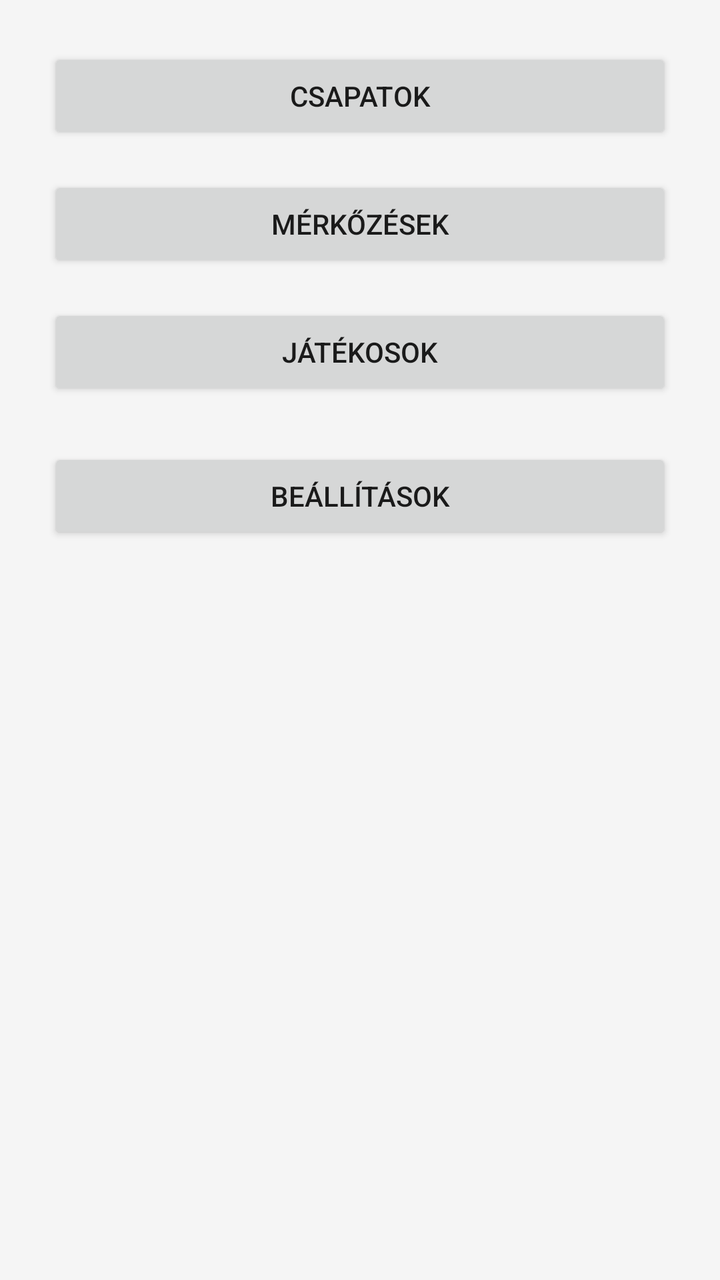
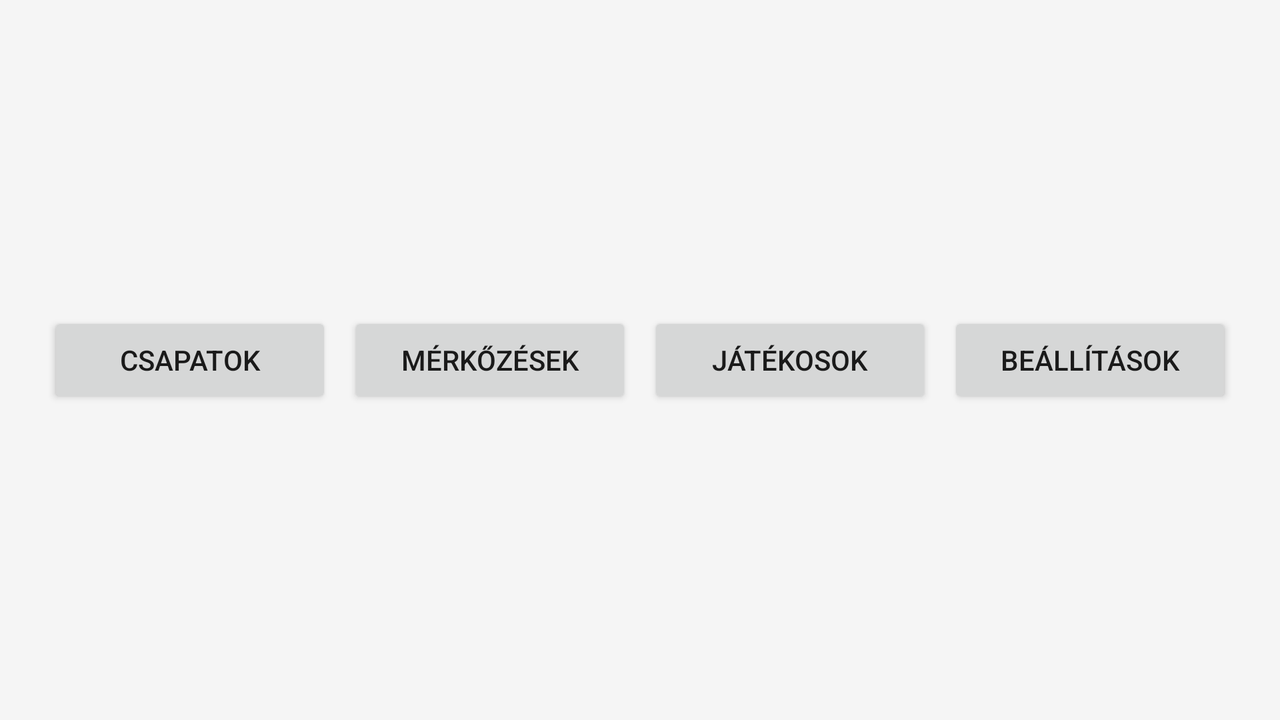

The same Android screen from two of the app's own layout files: first res/layout/ as a phone draws it, then the author's variant for another configuration, drawn on a device whose configuration selects that folder. Both files follow.
<!-- AndroidManifest.xml: application theme Theme.Waterpolo -->
<!-- res/layout/activity_main.xml -->
<?xml version="1.0" encoding="utf-8"?>
<LinearLayout xmlns:android="http://schemas.android.com/apk/res/android"
    android:layout_width="match_parent"
    android:layout_height="match_parent"
    android:orientation="vertical"
    android:padding="24dp">

    <Button
        android:id="@+id/btnTeams"
        android:layout_width="match_parent"
        android:layout_height="wrap_content"
        android:text="Csapatok" />

    <Button
        android:id="@+id/btnMatches"
        android:layout_width="match_parent"
        android:layout_height="wrap_content"
        android:layout_marginTop="16dp"
        android:text="Mérkőzések" />

    <Button
        android:id="@+id/btnPlayers"
        android:layout_width="match_parent"
        android:layout_height="wrap_content"
        android:layout_marginTop="16dp"
        android:text="Játékosok" />

    <Button
        android:id="@+id/btnSettings"
        android:layout_width="match_parent"
        android:layout_height="wrap_content"
        android:text="Beállítások"
        android:layout_marginTop="24dp" />

</LinearLayout>
<!-- resources referenced by this layout -->
<resources>
  <style name="Theme.Waterpolo" parent="Base.Theme.Waterpolo" />
  <style name="Base.Theme.Waterpolo" parent="Theme.Material3.DayNight.NoActionBar">
          <item name="colorPrimary">@color/primary</item>
          <item name="colorPrimaryVariant">@color/primary_dark</item>
          <item name="colorOnPrimary">@color/white</item>
          
          <item name="colorSecondary">@color/accent</item>
          <item name="colorSecondaryVariant">@color/accent</item>
          <item name="colorOnSecondary">@color/white</item>
          
          <item name="android:colorBackground">@color/background</item>
          <item name="colorSurface">@color/surface</item>
          
          <item name="android:textColorPrimary">@color/text_primary</item>
          <item name="android:textColorSecondary">@color/text_secondary</item>
          
          <item name="android:statusBarColor">@color/primary_dark</item>
          
          <item name="actionBarStyle">@style/FelsoSav</item>
          
          <item name="materialButtonStyle">@style/Gomb</item>
      </style>
  <color name="primary">#0066CC</color>
  <color name="primary_dark">#004C99</color>
  <color name="white">#FFFFFFFF</color>
  <color name="accent">#00BFFF</color>
  <color name="background">#F5F5F5</color>
  <color name="surface">#FFFFFF</color>
  <color name="text_primary">#1A1A1A</color>
  <color name="text_secondary">#4D4D4D</color>
  <style name="FelsoSav" parent="Widget.AppCompat.ActionBar">
          <item name="background">@color/primary</item>
          <item name="titleTextColor">@color/white</item>
      </style>
  <style name="Gomb" parent="Widget.AppCompat.Button">
          <item name="android:textColor">@color/white</item>
          <item name="android:background">@drawable/button_background</item>
          <item name="android:paddingLeft">24dp</item>
          <item name="android:paddingRight">24dp</item>
          <item name="android:paddingTop">16dp</item>
          <item name="android:paddingBottom">16dp</item>
          <item name="android:textSize">16sp</item>
          <item name="android:textStyle">bold</item>
          <item name="android:stateListAnimator">@null</item>
          <item name="android:elevation">2dp</item>
          <item name="android:layout_marginTop">24dp</item>
          <item name="android:layout_marginBottom">32dp</item>
          <item name="android:layout_marginStart">16dp</item>
          <item name="android:layout_marginEnd">16dp</item>
      </style>
  <!-- drawable button_background (drawable) -->
  <?xml version="1.0" encoding="utf-8"?>
  <shape xmlns:android="http://schemas.android.com/apk/res/android"
      android:shape="rectangle">
      <solid android:color="@color/primary" />
      <corners android:radius="4px" />
  </shape>
</resources>
<!-- res/layout-land/activity_main.xml (the author's variant of the layout above) -->
<!-- drawn on the phone turned sideways -->
<?xml version="1.0" encoding="utf-8"?>
<LinearLayout xmlns:android="http://schemas.android.com/apk/res/android"
    android:layout_width="match_parent"
    android:layout_height="match_parent"
    android:orientation="horizontal"
    android:padding="24dp"
    android:gravity="center">

    <Button
        android:id="@+id/btnTeams"
        android:layout_width="0dp"
        android:layout_height="wrap_content"
        android:layout_weight="1"
        android:text="Csapatok" />

    <Button
        android:id="@+id/btnMatches"
        android:layout_width="0dp"
        android:layout_height="wrap_content"
        android:layout_weight="1"
        android:layout_marginStart="8dp"
        android:text="Mérkőzések" />

    <Button
        android:id="@+id/btnPlayers"
        android:layout_width="0dp"
        android:layout_height="wrap_content"
        android:layout_weight="1"
        android:layout_marginStart="8dp"
        android:text="Játékosok" />

    <Button
        android:id="@+id/btnSettings"
        android:layout_width="0dp"
        android:layout_height="wrap_content"
        android:layout_weight="1"
        android:layout_marginStart="8dp"
        android:text="Beállítások" />

</LinearLayout>
